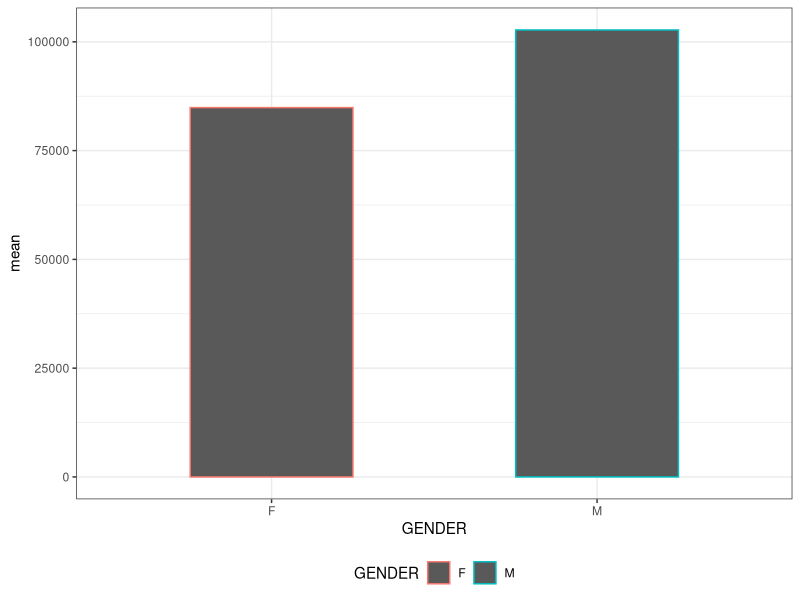
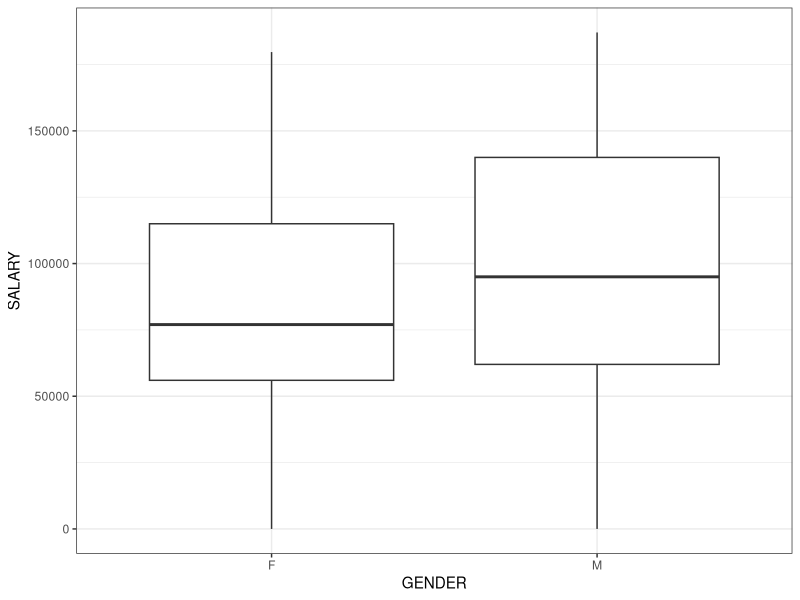
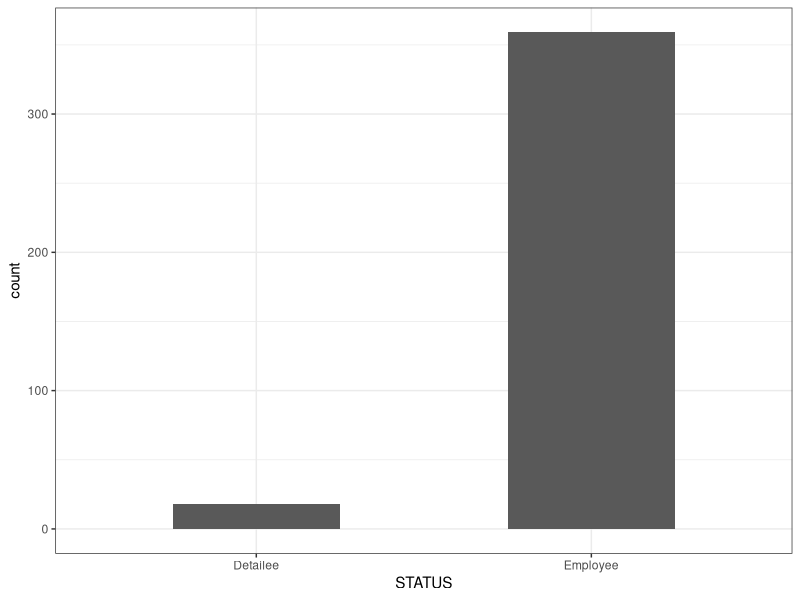

These charts were generated, in order, by the following R code:
## ---- chunk 1
knitr::opts_chunk$set(echo = TRUE)
## ---- chunk 2
library(tidyverse)

knitr::opts_chunk$set(
  fig.width = 6,
  fig.asp = .6,
  out.width = "90%"
)

theme_set(theme_bw() + theme(legend.position = "bottom"))

## ---- chunk 3
library(tidyverse)
## ---- chunk 4

wh_pay = read_csv("./data//white_house_2017_salaries_clean.csv") %>% 
  select(-(starts_with("X")))

## ---- chunk 5
wh_pay %>% 
  top_n(10, SALARY) %>% 
  arrange(desc(SALARY)) %>% 
  knitr::kable()
## ---- chunk 6
wh_pay %>%
  group_by(GENDER) %>%
  summarize(n = n())

wh_pay %>% 
  group_by(TITLE) %>% 
  summarize(n = n()) %>% 
  arrange(desc(n))

## ---- chunk 7
wh_pay %>% 
  group_by(GENDER) %>% 
  summarize(n = n(),
            mean = mean(SALARY),
            median = median(SALARY)) 
## ---- chunk 8
wh_pay %>%
  group_by(GENDER) %>%
  summarize(n = n(),
            mean = mean(SALARY),
            median = median(SALARY))  %>%
  ggplot(aes(x = GENDER, y = mean, color = GENDER)) + 
  geom_col(width = 0.5)

ggplot(wh_pay, aes(x = GENDER, y = SALARY)) +
  geom_boxplot()

ggplot(wh_pay, aes(x = STATUS)) + 
  geom_bar(width = 0.5)

